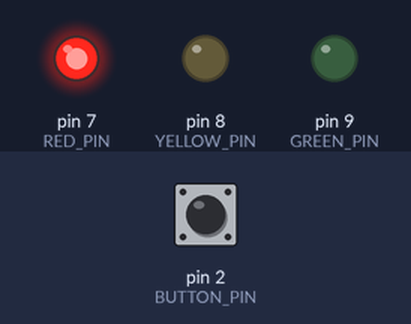
Bench run of a sketch on a simulated Arduino Uno, built with avr-gcc and run on an emulated ATmega328P. Shown: output pins drawn as LEDs (lit = HIGH). Inputs (shaded band) come from the test bench; at power-on: pin 2 (BUTTON_PIN) HIGH.

Above: at 1.2 s.
1.3 s: pin 2 (BUTTON_PIN) pulled LOW for 0.15 s
At 2.5 s:
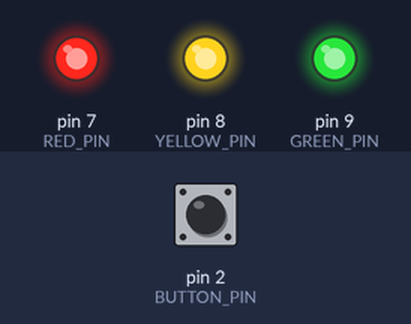
2.9 s: pin 2 (BUTTON_PIN) pulled LOW for 1 s
At 3.6 s:
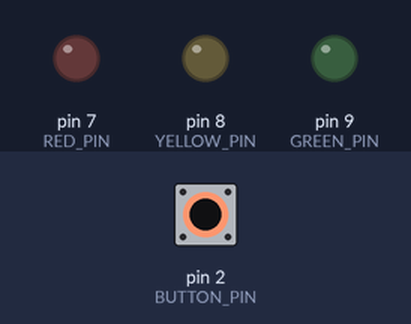
6.9 s: pin 2 (BUTTON_PIN) pulled LOW for 3.2 s
At 8.0 s:
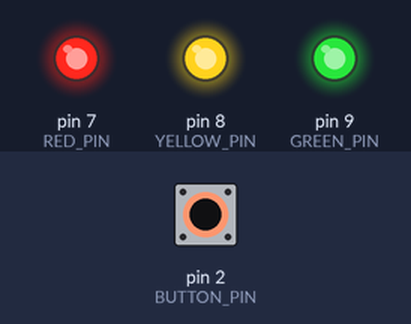
11.6 s: pin 2 (BUTTON_PIN) pulled LOW for 0.15 s
At 15.0 s:
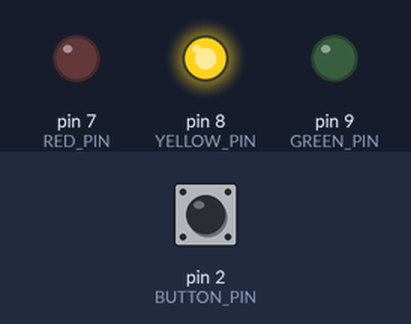
Timing chart, 0 to 18.7 s (numbered marks = the images above; inputs shaded):
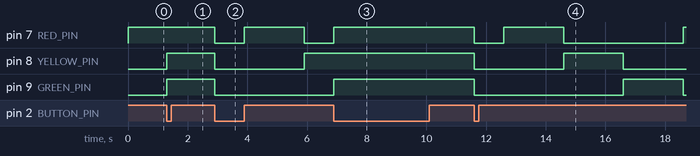

The sketch:

16_Traffic_Light_Interrupt.ino
```cpp
// 아두이노 우노 신호등: 빨강 -> 노랑 -> 초록 순서로 2초씩 켜기
//  - D2 버튼을 누르면 인터럽트 발생 -> 모든 불 켜짐
//  - 다시 누르면 전부 꺼졌다가(1초) 빨강부터 처음부터 다시 동작
// 빨강: D7, 노랑: D8, 초록: D9 (각 핀 - 220옴 - LED(+), LED(-) - GND)
// 버튼: D2 (D2 - 버튼 - GND)
const int RED_PIN    = 7;
const int YELLOW_PIN = 8;
const int GREEN_PIN  = 9;
const int BUTTON_PIN = 2;                // 인터럽트 핀 (우노는 D2, D3만 가능)
const unsigned long INTERVAL    = 2000;  // 2초
const unsigned long DEBOUNCE_MS = 200;   // 버튼 떨림 무시 시간
const unsigned long OFF_MS      = 1000;  // 다시 시작하기 전 전부 꺼져 있는 시간

const int LIGHTS[3] = {RED_PIN, YELLOW_PIN, GREEN_PIN};  // 켜지는 순서

volatile bool allOnMode = false;              // 모든 불 켜기 모드인지
volatile bool modeChanged = false;            // 모드가 바뀌었는지 표시
volatile unsigned long lastInterruptTime = 0;

int step = 0;                     // -1: 전부 꺼짐, 0: 빨강, 1: 노랑, 2: 초록
unsigned long stepStartTime = 0;  // 현재 신호가 시작된 시각

// 인터럽트 서비스 루틴: 버튼을 누르는 순간 자동으로 실행
void onButtonPress()
{
  unsigned long now = millis();
  if (now - lastInterruptTime > DEBOUNCE_MS)
  {
    allOnMode = !allOnMode;
    modeChanged = true;
    lastInterruptTime = now;
  }
}

// 모든 불 켜기
void allOn()
{
  digitalWrite(RED_PIN, HIGH);
  digitalWrite(YELLOW_PIN, HIGH);
  digitalWrite(GREEN_PIN, HIGH);
}

// 현재 순서의 불 하나만 켜고 나머지는 끄기
void showStep(int s)
{
  for (int i = 0; i < 3; i++)
  {
    digitalWrite(LIGHTS[i], i == s ? HIGH : LOW);
  }
}

void setup()
{
  pinMode(RED_PIN, OUTPUT);
  pinMode(YELLOW_PIN, OUTPUT);
  pinMode(GREEN_PIN, OUTPUT);
  pinMode(BUTTON_PIN, INPUT_PULLUP);  // 안 누르면 HIGH, 누르면 LOW

  // FALLING: 버튼을 누르는 순간(HIGH -> LOW) 인터럽트 발생
  attachInterrupt(digitalPinToInterrupt(BUTTON_PIN), onButtonPress, FALLING);

  showStep(step);
  stepStartTime = millis();
}

void loop()
{
  unsigned long now = millis();

  if (modeChanged)
  {
    modeChanged = false;
    if (allOnMode)
    {
      allOn();                // 전체 켜기
    }
    else
    {
      step = -1;              // 먼저 전부 끄고, OFF_MS 뒤에 빨강부터 다시
      showStep(step);
      stepStartTime = now;
    }
  }

  if (allOnMode)
  {
    allOn();
    return;                   // 전체 켜기 모드에서는 신호를 바꾸지 않음
  }

  // delay() 대신 millis()로 2초 확인 -> 버튼에 바로 반응
  unsigned long duration = (step == -1) ? OFF_MS : INTERVAL;
  if (now - stepStartTime >= duration)
  {
    step = (step + 1) % 3;    // (전부 꺼짐 ->) 빨강 -> 노랑 -> 초록 -> 빨강 ...
    showStep(step);
    stepStartTime = now;
  }
}
```

Measured:
- after the input at 1.3 s, pin 7 (RED_PIN): stays HIGH (without the input it goes to LOW after 0.70 s); pin 8 (YELLOW_PIN): LOW → HIGH after 0.00 s instead of 0.70 s; pin 9 (GREEN_PIN): LOW → HIGH at once
- after the input at 2.9 s, pin 7 (RED_PIN): HIGH → LOW at once, → HIGH 1.0 s later, → LOW 2.0 s later; pin 8 (YELLOW_PIN): HIGH → LOW at once, → HIGH 3.0 s later; pin 9 (GREEN_PIN): HIGH → LOW at once
- after the input at 6.9 s, pin 7 (RED_PIN): LOW → HIGH after 0.00 s instead of 3.0 s; pin 8 (YELLOW_PIN): stays HIGH (without the input it goes to LOW after 1.0 s)
- after the input at 11.6 s, pin 7 (RED_PIN): HIGH → LOW at once, → HIGH 1.0 s later, → LOW 2.0 s later, → HIGH 4.0 s later; pin 8 (YELLOW_PIN): HIGH → LOW at once, → HIGH 3.0 s later, → LOW 2.0 s later; pin 9 (GREEN_PIN): HIGH → LOW at once, → HIGH 5.0 s later, → LOW 2.0 s later
